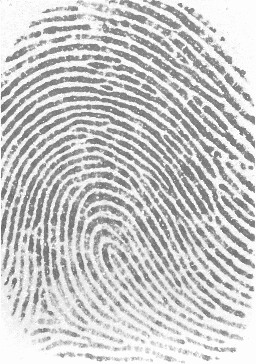
#> input picture Images/104_3.tif, 256 x 364 px
$ python main.py
#> lines starting #> are read from the running program, lines starting #| are printed output that depends on the picture
import os
from typing import Tuple

import numpy as np
from PIL import Image, ImageDraw
from matplotlib import pyplot as plt

class ImageUtils:
    @staticmethod
    def load_image(image_path) -> np.ndarray:
        if not os.path.isfile(image_path):
            raise FileNotFoundError
        Img = Image.open(image_path).convert('L')
        return np.array(Img).astype(np.float32)

    @staticmethod
    def save_image(image, path) -> None:
        if image.dtype != np.uint8:
            image = ImageUtils.normalize_image(image)
        Img = Image.fromarray(image)
        return Img.save(path)

    @staticmethod
    def normalize_image(image) -> np.ndarray[np.uint8]:
        max_value = np.max(image)
        min_value = np.min(image)
        if max_value == min_value:
            return np.full(image.shape, 127, dtype=np.uint8)
        norm = (image - min_value) / (max_value - min_value) * 255
        return norm.astype(np.uint8)

class ConvolutionProcessor:
    @staticmethod
    def create_sobel_kernel() -> Tuple[np.ndarray, np.ndarray]:
        Gx = np.array(
            [
                [-1, 0, 1],
                [-2, 0, 2],
                [-1, 0, 1],
            ]
        )
        Gy = np.array(
            [
                [-1, -2, -1],
                [ 0,  0,  0],
                [ 1,  2,  1],
            ]
        )
        return Gx, Gy

    @staticmethod
    def calculate_pad_size(kernel_size: Tuple[int, int]) -> Tuple[int, int]:
        if len(kernel_size) != 2:
            raise ValueError("Kernel size must be of length 2")
        pad_x_size = (kernel_size[0] - 1) // 2
        pad_y_size = (kernel_size[1] - 1) // 2
        return pad_x_size, pad_y_size

    @staticmethod
    def pad(image, pad_value: int, pad_size: Tuple[int, int] | None = None, kernel_size: Tuple[int, int] | None = None) -> np.ndarray:
        if pad_size is None:
            if kernel_size is not None:
                pad_size = ConvolutionProcessor.calculate_pad_size(kernel_size)
            else:
                raise ValueError("you must provide either kernel_size or pad_size.")
        if pad_value == 0:
            new_image_array = np.zeros((image.shape[0] + 2 * pad_size[0], image.shape[1] + 2 * pad_size[1]))
        else:
            new_image_array = np.ones((image.shape[0] + 2 * pad_size[0], image.shape[1] + 2 * pad_size[1])) * pad_value
        new_image_array[pad_size[0]:-pad_size[0], pad_size[1]:-pad_size[1]] = image
        return new_image_array

    @staticmethod
    def apply_convolution(image, kernel: np.ndarray, padded_image: np.ndarray | None = None) -> np.ndarray:
        new_image_array = np.zeros(image.shape)
        if padded_image is None:
            padded_image = ConvolutionProcessor.pad(image, pad_value=0, kernel_size=kernel.shape)
        for x in range(image.shape[0]):
            for y in range(image.shape[1]):
                roi = padded_image[x:x+kernel.shape[0], y:y+kernel.shape[1]]
                new_image_array[x,y] = np.sum(roi * kernel)
        return new_image_array

    @staticmethod
    def compute_block_variance(image: np.ndarray, block_size: int = 16) -> np.ndarray:
        h, w = image.shape
        nH, nW = h // block_size, w // block_size
        variance_map = np.zeros((nH, nW))
        for i in range(nH):
            for j in range(nW):
                blk = image[i * block_size:(i + 1) * block_size,
                      j * block_size:(j + 1) * block_size]
                variance_map[i, j] = np.var(blk)
        return variance_map

    @staticmethod
    def calculate_gradient_angle(gx_image: np.ndarray, gy_image: np.ndarray, window_size: int = 3) -> np.ndarray:
        if gx_image.shape != gy_image.shape:
            raise ValueError("Input gradient images must have the same shape")
        height, width = gx_image.shape
        angle_image = np.zeros(gx_image.shape)
        half_w = window_size // 2
        padded_gx = np.pad(gx_image, half_w, mode='constant')
        padded_gy = np.pad(gy_image, half_w, mode='constant')
        for y in range(height):
            for x in range(width):
                gx_window = padded_gx[y:y + window_size, x:x + window_size]
                gy_window = padded_gy[y:y + window_size, x:x + window_size]
                numerator = np.sum(2 * gx_window * gy_window)
                denominator = np.sum(gx_window ** 2 - gy_window ** 2)
                if denominator != 0:
                    angle = (np.pi / 2) + 0.5 * np.arctan2(numerator, denominator)
                else:
                    angle = np.pi / 2 if numerator >= 0 else -np.pi / 2
                angle_image[y, x] = angle
        return angle_image

    @staticmethod
    def compute_orientation_field(image: np.ndarray, window_size: int = 16) -> np.ndarray:
        Gx, Gy = ConvolutionProcessor.create_sobel_kernel()
        sobel_x = ConvolutionProcessor.apply_convolution(image, Gx)
        sobel_y = ConvolutionProcessor.apply_convolution(image, Gy)
        angle = ConvolutionProcessor.calculate_gradient_angle(sobel_x, sobel_y, window_size)
        return np.mod(angle, np.pi)

    @staticmethod
    def quantize_orientations(angle: np.ndarray, num_bins: int = 16) -> np.ndarray:
        bin_size = np.pi / num_bins
        idx = np.round(angle / bin_size) % num_bins
        return idx.astype(np.uint8)

    @staticmethod
    def compute_bof(quantized: np.ndarray, block_size: int = 16) -> np.ndarray:
        h, w = quantized.shape
        nH, nW = h // block_size, w // block_size
        bof = np.zeros((nH, nW), dtype=np.uint8)
        for i in range(nH):
            for j in range(nW):
                blk = quantized[i*block_size:(i+1)*block_size,
                                j*block_size:(j+1)*block_size]
                bof[i, j] = np.bincount(blk.ravel(), minlength=16).argmax()
        return bof

    @staticmethod
    def draw_bof_slope_image(
            bof: np.ndarray,
            original_image: np.ndarray,
            block_size: int = 16,
            variance_threshold: float = 5.0
    ) -> np.ndarray:
        H, W = bof.shape
        height, width = H * block_size, W * block_size
        canvas = Image.new('L', (width, height), 255)
        draw = ImageDraw.Draw(canvas)

        # Compute variance map
        variance_map = ConvolutionProcessor.compute_block_variance(original_image, block_size)

        for i in range(H):
            for j in range(W):
                # Skip low-variance blocks
                if variance_map[i, j] < variance_threshold:
                    continue

                angle = bof[i, j] * (np.pi / 16)
                cx = j * block_size + block_size / 2
                cy = i * block_size + block_size / 2
                length = block_size * 0.9 / 2
                dx = length * np.cos(angle)
                dy = length * np.sin(angle)
                draw.line([(cx - dx, cy - dy), (cx + dx, cy + dy)], fill=0, width=1)
        return np.array(canvas, dtype=np.uint8)

    @staticmethod
    def overlay_bof_on_image(
            image: np.ndarray,
            bof: np.ndarray,
            original_image: np.ndarray,
            block_size: int = 16,
            line_color=(255, 0, 0),
            line_width: int = 1,
            variance_threshold: float = 5.0
    ) -> np.ndarray:
        gray = np.clip(image, 0, 255).astype(np.uint8)
        base = Image.fromarray(gray).convert('RGB')
        draw = ImageDraw.Draw(base)

        # Compute variance map
        variance_map = ConvolutionProcessor.compute_block_variance(original_image, block_size)

        H, W = bof.shape
        for i in range(H):
            for j in range(W):
                # Skip low-variance blocks
                if variance_map[i, j] < variance_threshold:
                    continue

                angle = bof[i, j] * (np.pi / 16)
                cx = j * block_size + block_size / 2
                cy = i * block_size + block_size / 2
                L = block_size * 0.45
                dx, dy = L * np.cos(angle), L * np.sin(angle)
                draw.line([(cx - dx, cy - dy), (cx + dx, cy + dy)], fill=line_color, width=line_width)
        return np.array(base)


def main():
    image_base_path = r"Images"
    os.makedirs(image_base_path, exist_ok=True)
    original_image_path = os.path.join(image_base_path, r"104_3.tif")

    # ==========================================================================================
    #          Loading the Original Image
    # ==========================================================================================
    image_array = ImageUtils.load_image(original_image_path)
#> in load_image, Img is the input picture: PIL image 256x364 L; min 81, max 253, mean 201.1
    print(50 * "=", "\nOriginal Image Array:\n", image_array)
#> (printed output is left out)

    # ==========================================================================================
    #          Padding the Original Image
    # ==========================================================================================
    padded_image_array = ConvolutionProcessor.pad(
        image=image_array,
        kernel_size=(3, 3),
        pad_value=255,
    )
    print(50 * "=", "\n255 Padded Original Image Array:\n", image_array)
#> (printed output is left out)

    # ==========================================================================================
    #          Calculating the Sobel Gx and Gy
    # ==========================================================================================
    Gx, Gy = ConvolutionProcessor.create_sobel_kernel()
    image_sobel_x = ConvolutionProcessor.apply_convolution(
        padded_image=padded_image_array,
        image=image_array,
        kernel=Gx,
    )
#> after the loop in apply_convolution, `for x in range(image.shape[0]):`:
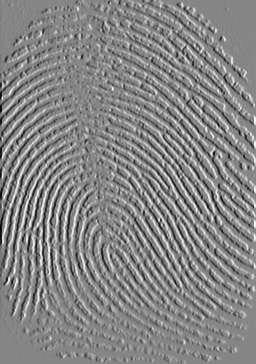
#> new_image_array: shape (364, 256) float64; min -593, max 537, mean 0; drawn with min black and max white
    print(50 * "=", "\nSobel X Image Array:\n", image_sobel_x)
#> (printed output is left out)
    plt.figure(1)
    plt.imshow(image_sobel_x, cmap="gray")
    plt.title("Sobel X")
    plt.savefig(r"Images/sobel_x.tiff")
    plt.show()
    # ImageUtils.save_image(np.abs(image_sobel_x), path=r"Images/sobel_x.tiff")

    image_sobel_y = ConvolutionProcessor.apply_convolution(
        padded_image=padded_image_array,
        image=image_array,
        kernel=Gy,
    )
#> after the loop in apply_convolution (call 2), `for x in range(image.shape[0]):`:
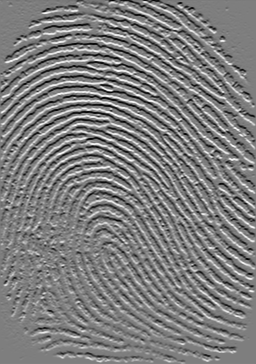
#> new_image_array: shape (364, 256) float64; min -513, max 523, mean 0.1; drawn with min black and max white
    print(50 * "=", "\nSobel Y Image Array:\n",  image_sobel_y)
#> (printed output is left out)

    plt.figure(2)
    plt.imshow(image_sobel_y, cmap="gray")
    plt.title("Sobel Y")
    plt.savefig(r"Images/sobel_y.tiff")
    plt.show()
    # ImageUtils.save_image(np.abs(image_sobel_x), path=r"Images/sobel_y.tiff")

    gradient_angle = ConvolutionProcessor.calculate_gradient_angle(
        image_sobel_x,
        image_sobel_y,
        window_size=16
    )
#> after the loop in calculate_gradient_angle, `for y in range(height):`:
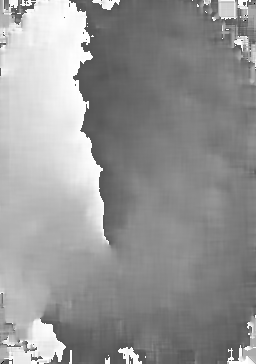
#> angle_image: shape (364, 256) float64; min -1.57, max 3.14, mean 1.19; drawn with min black and max white
    plt.figure(3)
    plt.imshow(gradient_angle, cmap="gray")
    plt.title("Gradient Angle")
    plt.savefig(r"Images/gradient_angle.tiff")
    plt.show()

    gradient_angle = np.mod(gradient_angle, np.pi)
    quant = ConvolutionProcessor.quantize_orientations(
        gradient_angle,
        num_bins=16
    )
#> in quantize_orientations, `idx = np.round(angle / bin_size) % num_bins`:
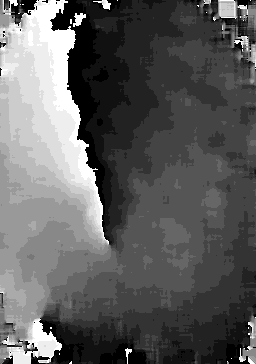
#> idx: shape (364, 256) float64; min 0, max 15, mean 5.54; drawn with min black and max white
    bof = ConvolutionProcessor.compute_bof(quant, block_size=16)
    plt.figure()
    plt.title("Block Orientation Field")
    plt.imshow(bof, cmap='jet')
    plt.colorbar()
    plt.savefig(r"Images/bof.tiff")
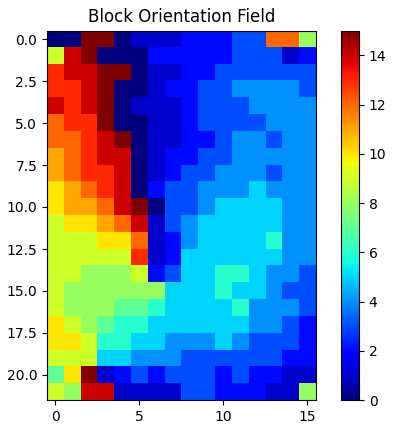
#> figure drawn by matplotlib, 2 panels
    plt.show()

    slope_img = ConvolutionProcessor.draw_bof_slope_image(
        bof,
        original_image=image_array,
        block_size=16,
        variance_threshold=150.0
    )
#> in draw_bof_slope_image, `canvas = Image.new('L', (width, height), 255)`: canvas: PIL image 256x352 L; every value is 255
#> in draw_bof_slope_image, `return np.array(canvas, dtype=np.uint8)`:
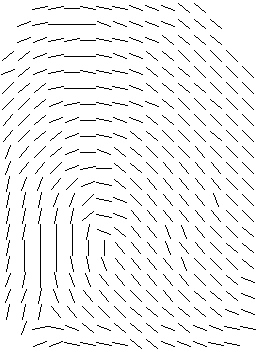
#> returned value: shape (352, 256); 95% white; black in thin lines or dots
    plt.figure()
    plt.title('BOF Slope Visualization')
    plt.imshow(slope_img, cmap='gray')
    plt.axis('off')
    plt.show()
    ImageUtils.save_image(slope_img, os.path.join(image_base_path, 'bof_slope.png'))

    overlay = ConvolutionProcessor.overlay_bof_on_image(
        image_array,
        bof,
        original_image=image_array,
        block_size=16,
        variance_threshold=150.0
    )
#> in overlay_bof_on_image, `return np.array(base)`:
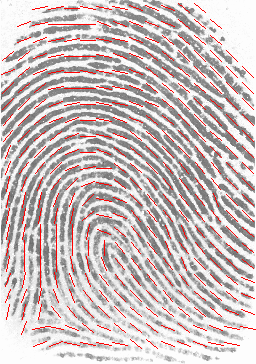
#> returned value: shape (364, 256, 3); mean of channels 0, 1, 2 203.9, 191.5, 191.5; drawn as R, G, B
    plt.figure()
    plt.title('BOF Overlay on Fingerprint')
    plt.imshow(overlay)
    plt.axis('off')
    plt.show()
    ImageUtils.save_image(overlay, os.path.join(image_base_path, 'bof_overlay.png'))

if __name__ == '__main__':
    main()
